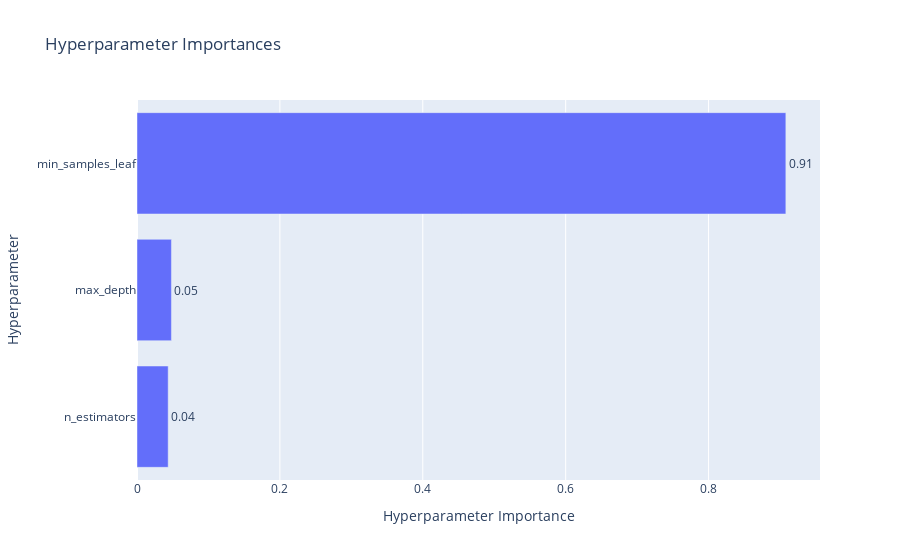

Notebook cell for this chart:
### Markdown cell above
График важности гиперпараметров - помогает понять, какие гиперпараметры вносят больший вклад в минимизацию/максимизацию метрики.

### Code cell
optuna.visualization.plot_param_importances(study, target_name="f1_score")

### Figure 1 — Plotly figure (JSON) as saved in the notebook; plotly's stock layout.template omitted (floating-point values rounded to 4 significant figures)
{"data": [{"cliponaxis": false, "hovertemplate": ["n_estimators (IntDistribution): 0.04363798701239678<extra></extra>", "max_depth (IntDistribution): 0.048172740845088484<extra></extra>", "min_samples_leaf (IntDistribution): 0.9081892721425148<extra></extra>"], "name": "f1_score", "orientation": "h", "text": ["0.04", "0.05", "0.91"], "textposition": "outside", "type": "bar", "x": [0.04364, 0.04817, 0.9082], "y": ["n_estimators", "max_depth", "min_samples_leaf"]}], "layout": {"title": {"text": "Hyperparameter Importances"}, "xaxis": {"title": {"text": "Hyperparameter Importance"}}, "yaxis": {"title": {"text": "Hyperparameter"}}}}
